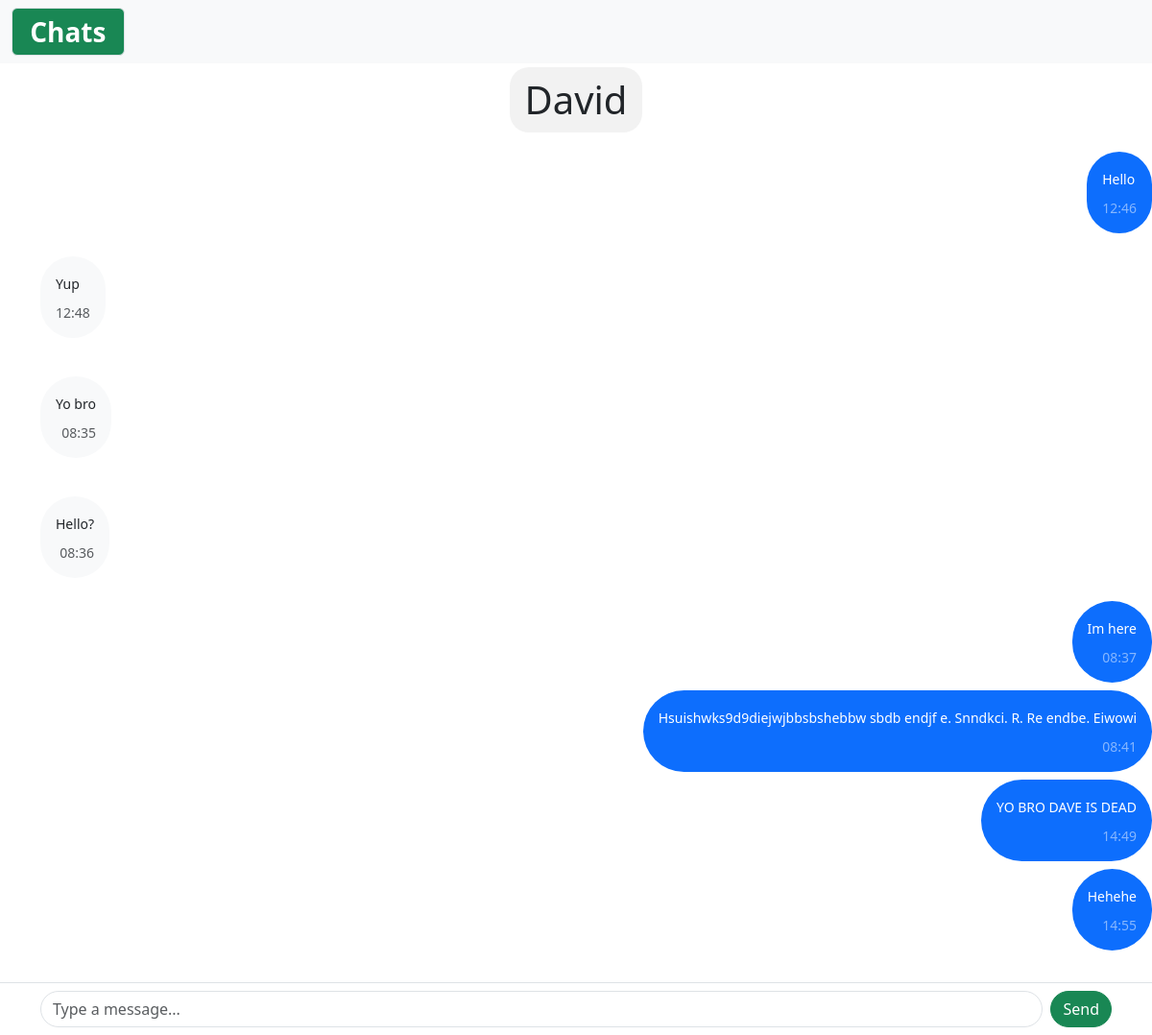
Page /chats/3/ (signed in) on the committed database.
### app/models.py (models this page shows, shortened)
class TextChat(models.Model):
    text = models.CharField(max_length=5000)
    sent_by = models.ForeignKey(User, on_delete=models.CASCADE,related_name='sent_by')
    recieve_by = models.ForeignKey(User, on_delete=models.CASCADE, related_name='recieve_by')
    sent_at = models.DateTimeField(auto_now_add=True)
    class Meta:
        verbose_name_plural = 'TextChats'

### app/views.py (the view)
# urls.py: path('<int:pk>/', ChatTextView.as_view(), name='chat_text'),
class ChatTextView(View):
    def get(self, request, pk):
        friend = User.objects.get(pk=pk)
        chats = TextChat.objects.filter(Q(sent_by=request.user, recieve_by=friend) | Q(sent_by=friend, recieve_by=request.user)).order_by('sent_at')
        context = {
            'chats': chats,
            'friend_username': friend.username,
            'friend_id': pk
        }
        return render(request, 'chats/chat_text.html', context)

### templates/chats/chat_text.html (shortened to what this page needs)
<!DOCTYPE html>
<html lang="en">
<head>
    <link href="https://cdn.jsdelivr.net/npm/bootstrap@5.3.8/dist/css/bootstrap.min.css" rel="stylesheet">
</head>
<body>
    <nav class="navbar bg-body-tertiary fixed-top">
  <div class="container-fluid">
    <a href="{% url 'chats:index' %}" class="badge navbar-brand text-nowrap bg-success border fs-3">Chats</a>
  </div>
</nav>
   <div style="text-align:center; margin-top:70px; margin-bottom:20px;">
  <span style="background-color:#f2f2f2; padding:10px 16px; border-radius:20px; display:inline-block;">
    <h1 class="h1 fs-1" style="margin:0;">{{ friend_username }}</h1>
  </span>
</div>
   <div id="chat-container" style="padding-bottom: 80px;">
  {% for chat in chats %}
    {% include 'chats/partials/text_partial.html' %}
  {% endfor %}
</div>
<form class="fixed-bottom bg-white p-2 border-top mt-2" id="message-form" data-id={{ friend_id }}>
  <div class="container">
    <div class="input-group">
      <input type="text" name="text" class="form-control rounded-pill message-input" id="message-input" placeholder="Type a message..." required>
      <button class="btn btn-success ms-2 rounded-pill" type="submit">Send</button>
    </div>
  </div>
</form>
</body>
</html>

### templates/chats/partials/text_partial.html
{% if chat.sent_by == request.user %}
    <div class="d-flex justify-content-end mb-2 overflow-wrap: break-word flex-grow: 1">
      <div class="bg-primary text-white p-3 rounded-pill" style="max-width: 70%;">
        <small>{{ chat.text }}</small>
        <div class="text-white-50 text-end small mt-2">{{ chat.sent_at|date:"H:i" }}</div>
      </div>
    </div>
  {% else %}
    <div class="container py-3 overflow-wrap: break-word flex-grow: 1">
      <div class="d-flex mb-2">
        <div class="bg-light text-dark p-3 rounded-pill" style="max-width: 70%;">
          <small>{{ chat.text }}</small>
          <div class="text-muted text-end small mt-2">{{ chat.sent_at|date:"H:i" }}</div>
        </div>
      </div>
    </div>
  {% endif %}

### rows in the picture
TextChat: text "Hello", sent_at "12:46"
TextChat: text "Yup", sent_at "12:48"
TextChat: text "Yo bro", sent_at "08:35"
TextChat: text "Hello?", sent_at "08:36"
TextChat: text "Im here", sent_at "08:37"
TextChat: text "Hsuishwks9d9diejwjbbsbshebbw sbdb endjf e. Snndkci. R. Re endbe. Eiwowi", sent_at "08:41"
TextChat: text "YO BRO DAVE IS DEAD", sent_at "14:49"
TextChat: text "Hehehe", sent_at "14:55"

### other values in the picture
{{ friend_username }} "David"
